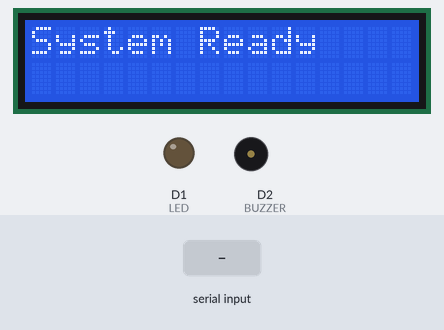
Recording of a sketch running on a simulated ESP8266 (NodeMCU). Shown: 16×2 character LCD, output pins drawn as LEDs (lit = HIGH), buzzer (waves = sounding, pin HIGH). The inputs (shaded band) are chosen by the test bench. WiFi joins after 1.5 s; servers stay silent unless stated; what the sketch prints to the serial monitor is not drawn.

Above: at 0.1 s.
4.8 s: "SEVERE FALL\n" received over the second serial link
At 6.2 s:
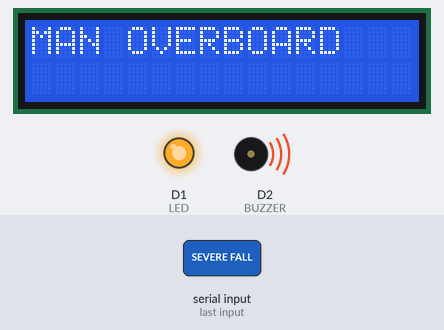
Timing chart, 0 to 7.8 s (numbered marks = the images above; inputs shaded):
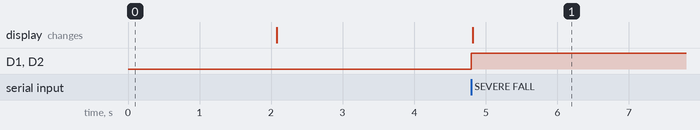

The sketch:

reciver.ino
```cpp
#include <ESP8266WiFi.h>
#include <ESP8266HTTPClient.h>
#include <WiFiClientSecure.h>
#include <ArduinoJson.h>
#include <SoftwareSerial.h>
#include <Wire.h>
#include <LiquidCrystal_I2C.h>

SoftwareSerial gpsSerial(D6, D5);

// LCD
LiquidCrystal_I2C lcd(0x27,16,2);

// 🔵 WiFi
#define WIFI_SSID "jiya"
#define WIFI_PASSWORD "lavu123j"

// 🔵 Firebase Live Path
#define FIREBASE_URL "https://aquawatchdata-default-rtdb.firebaseio.com/wearable_001/live.json"

// 🔴 Output Pins
#define BUZZER D2
#define LED D1

SoftwareSerial bt(D7,D8);

void setup() {

  Serial.begin(9600);
  gpsSerial.begin(9600);
  bt.begin(9600);

  pinMode(BUZZER, OUTPUT);
  pinMode(LED, OUTPUT);

  digitalWrite(BUZZER, LOW);
  digitalWrite(LED, LOW);

  // LCD INIT
  lcd.init();
  lcd.backlight();
  lcd.setCursor(0,0);
  lcd.print("System Ready");
  delay(2000);
  lcd.clear();

  WiFi.begin(WIFI_SSID, WIFI_PASSWORD);
  Serial.print("Connecting WiFi");

  while (WiFi.status() != WL_CONNECTED) {
    delay(500);
    Serial.print(".");
  }

  Serial.println("\nWiFi Connected");
}

void loop() {

  if(bt.available())
  {
    String data= bt.readStringUntil('\n');
    data.trim();
    Serial.println(data);

    if(data == "SEVERE FALL")
    {
      digitalWrite(LED,HIGH);
      digitalWrite(BUZZER,HIGH);

      lcd.clear();
      lcd.setCursor(0,0);
      lcd.print("MAN OVERBOARD");

      delay(5000);
    }
    else if(data == "NORMAL")
    {
      digitalWrite(LED,LOW);
      digitalWrite(BUZZER,LOW);

      lcd.clear();
      lcd.setCursor(0,0);
      lcd.print("NO EMERGENCY");
    }
  }
}
```

Measured:
- after the input at 4.8 s, D1 (LED), D2 (BUZZER): LOW → HIGH at once; the display: changes at once (image 1)
